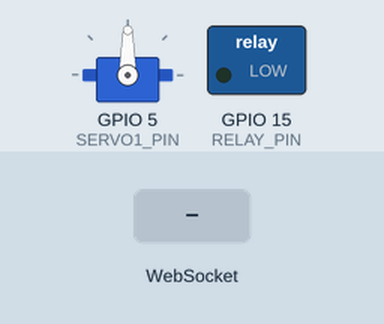
Recording of a sketch running on a simulated ESP32. Shown: servo, switched loads named in the sketch (green lamp = pin HIGH). The inputs (shaded band) are chosen by the test bench. WiFi joins after 1.5 s; servers stay silent unless stated; what the sketch prints to the serial monitor is not drawn.

Above: at 0.1 s.
At 3.2 s:
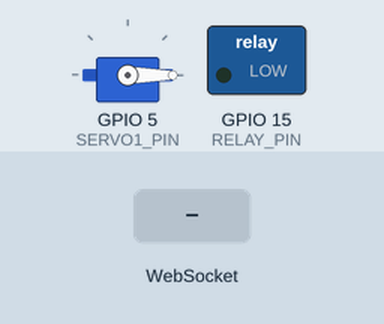
3.3 s: WebSocket text "1" received
Timing chart, 0 to 6.3 s (numbered marks = the images above; inputs shaded):
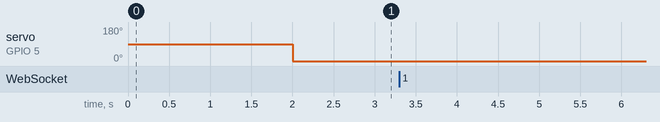

The sketch:

servoControl.ino
```cpp
#include <TB6612_ESP32.h>
#include <WiFi.h>
#include <AsyncTCP.h>
#include <ESPAsyncWebServer.h>
#include <Arduino_JSON.h>
#include <ESP32Servo.h>

#define AIN1 13 // ESP32 Pin D13 to TB6612FNG Pin AIN1
#define BIN1 12 // ESP32 Pin D12 to TB6612FNG Pin BIN1
#define AIN2 14 // ESP32 Pin D14 to TB6612FNG Pin AIN2
#define BIN2 27 // ESP32 Pin D27 to TB6612FNG Pin BIN2
#define PWMA 26 // ESP32 Pin D26 to TB6612FNG Pin PWMA
#define PWMB 25 // ESP32 Pin D25 to TB6612FNG Pin PWMB
#define STBY 33 // ESP32 Pin D33 to TB6612FNG Pin STBY

const char* ssid = "bot00001";
const char* password = "artcad2026";

#define RELAY_PIN 15

#define SERVO1_PIN 5
#define SERVO2_PIN 4
#define SERVO3_PIN 16
#define SERVO4_PIN 17
#define SERVO5_PIN 18

Servo servo1;
// Servo servo2;
// Servo servo3;
// Servo servo4;
// Servo bigServo;

int speed = 255;
int direction = 0;
int slider = 0;
int fire = 0;
int led = 0;

AsyncWebServer server(80);
AsyncWebSocket ws("/ws");

JSONVar readings;

const int offsetA = 1;
const int offsetB = 1;

Motor motor1 = Motor(AIN1, AIN2, PWMA, offsetA, STBY, 5000, 8, 5);
Motor motor2 = Motor(BIN1, BIN2, PWMB, offsetB, STBY, 5000, 8, 6);

const char index_html[] PROGMEM = R"rawliteral(
<!DOCTYPE HTML><html>
<meta name="viewport" content="width=device-width, initial-scale=1.0">

<style>
    body {height: 100vh;overflow: hidden;margin: 0;}
    .parent {
        display: grid;
        grid-template-columns: repeat(2, 1fr);
        grid-template-rows: repeat(2, 1fr);
        grid-column-gap: 0px;
        grid-row-gap: 0px;
        height: 100%;
        }

        .div1 { grid-area: 1 / 2 / 3 / 3; height: 100vh;}
        .div2 { grid-area: 1 / 1 / 2 / 2; padding: 0.5rem;}
        .div3 { grid-area: 2 / 1 / 3 / 2; }
        .parent-j {
        display: grid;
        grid-template-columns: repeat(3, 1fr);
        grid-template-rows: repeat(3, 1fr);
        grid-column-gap: 0px;
        grid-row-gap: 0px;
        height: 100%;
        /* justify-items: center;
        align-items: center; */
        }

        .div-u { grid-area: 1 / 2 / 2 / 3; border: 1px solid gray;padding:2rem 3rem; border-radius:100% 100% 0 0;/**display:flex;flex-wrap:nowrap;justify-content:center;align-items:center;**/}
        .div-l { grid-area: 2 / 1 / 3 / 2; border: 1px solid gray;padding:2.95rem 2.4rem; border-radius:100% 0 0 100%;}
        .div-d { grid-area: 3 / 2 / 4 / 3; border: 1px solid gray;padding:2rem 3rem; border-radius:0 0 100% 100%;}
        .div-r { grid-area: 2 / 3 / 3 / 4; border: 1px solid gray;padding:2.95rem 2.4rem; border-radius:0 100% 100% 0;}
        .div-s { grid-area: 2 / 2 / 3 / 3; border: 1px solid rgb(233, 80, 80);padding:3rem 2.3rem; }

        .circ-btn{border-radius:100%;border:1px solid red;width:180px;height:180px;background:none;}
        @media screen and (orientation: portrait) {
            .parent {
                display: grid;
                grid-template-columns: 1fr;
                grid-template-rows: repeat(3, 1fr);
                grid-column-gap: 0px;
                grid-row-gap: 0px;
                }

                .div1 { grid-area: 3 / 1 / 4 / 2; height: auto;}
                .div2 { grid-area: 2 / 1 / 3 / 2; }
                .div3 { grid-area: 1 / 1 / 2 / 2; }
        }
</style>
<div class="parent">
    <div class="div1">
        <div class="parent-j">
            <button class="div-u" id="btn-up">F</button>
            <button class="div-l" id="btn-lt">L</button>
            <button class="div-d" id="btn-dn">B</button>
            <button class="div-r" id="btn-rt">R</button>
            <button class="div-s" id="btn-sp">STOP</button>
        </div>
    </div>
    <div class="div3"><button class="circ-btn" id="btn-fire">LAUNCH</button><button class="circ-btn" id="btn-led">SERVO</button></div>
</div>

<script>
let gateway = `ws://${window.location.hostname}/ws`;

let fireBtn = document.querySelector("#btn-fire");
let ledBtn = document.querySelector("#btn-led");
let ledState = 0;
let fireState = 0;

let websocket;
window.addEventListener('load', onload);

function onload(event) {
    initWebSocket();
    initButtons();
}

function initButtons() {
  document.querySelector('#btn-up').addEventListener('touchstart', ()=>{ websocket.send(JSON.stringify({dir:11})) });
  document.querySelector('#btn-up').addEventListener('touchend', ()=>{ websocket.send(JSON.stringify({dir:12})) });

  document.querySelector('#btn-dn').addEventListener('touchstart', ()=>{ websocket.send(JSON.stringify({dir:21})) });
  document.querySelector('#btn-dn').addEventListener('touchend', ()=>{ websocket.send(JSON.stringify({dir:22})) });

  document.querySelector('#btn-lt').addEventListener('touchstart', ()=>{ websocket.send(JSON.stringify({dir:31})) });
  document.querySelector('#btn-lt').addEventListener('touchend', ()=>{ websocket.send(JSON.stringify({dir:32})) });

  document.querySelector('#btn-rt').addEventListener('touchstart', ()=>{ websocket.send(JSON.stringify({dir:41})) });
  document.querySelector('#btn-rt').addEventListener('touchend', ()=>{ websocket.send(JSON.stringify({dir:42})) });

  document.querySelector('#btn-led').addEventListener('click', ()=>{
    ledState = !ledState;
    toggleBg(ledBtn, ledState);
    websocket.send(JSON.stringify({led:ledState ? 1 : 0}));
  });

  document.querySelector('#btn-fire').addEventListener('click', ()=>{
    fireState = !fireState;
    toggleBg(fireBtn, fireState);
    websocket.send(JSON.stringify({fire:fireState ? 1 : 0}));
  });
}

function toggleBg(btn, state) {
    if (state) {
        btn.style.background = '#ff0000';
    }
    else {
        btn.style.background = '#ffffff';
    }
}

function initWebSocket() {
    console.log('Trying to open a WebSocket connection…');
    websocket = new WebSocket(gateway);
    websocket.onopen = onOpen;
    websocket.onclose = onClose;
    websocket.onmessage = onMessage;
}

function onOpen(event) {
    console.log('Connection opened');
    getReadings();
}

function onClose(event) {
    console.log('Connection closed');
    setTimeout(initWebSocket, 2000);
}

function getReadings(){
    websocket.send("getReadings");
}

function onMessage(event) {
    websocket.send("getReadings");
}</script>

)rawliteral";


String getSensorReadings(){
  readings["s"] = String(slider);
  String jsonString = JSON.stringify(readings);
  return jsonString;
}

void initWiFi() {
  WiFi.mode(WIFI_STA);
  WiFi.begin(ssid, password);
  Serial.print("Connecting to WiFi ..");
  while (WiFi.status() != WL_CONNECTED) {
    Serial.print('.');
    delay(1000);
  }
  Serial.println(WiFi.localIP());
}

void notifyClients(String sensorReadings) {
  ws.textAll(sensorReadings);
}

void handleWebSocketMessage(void *arg, uint8_t *data, size_t len) {
  AwsFrameInfo *info = (AwsFrameInfo*)arg;
  if (info->final && info->index == 0 && info->len == len && info->opcode == WS_TEXT) {

    JSONVar myObject = JSON.parse((const char*)data);
    if (myObject.hasOwnProperty("fire")) {
      fire = (int)myObject["fire"];
    }
    else if (myObject.hasOwnProperty("led")) {
      led = (int)myObject["led"];
    }
    else if (myObject.hasOwnProperty("dir")) {
      direction = (int)myObject["dir"];
      move(direction, speed);
    }

    String sensorReadings = getSensorReadings();
    notifyClients(sensorReadings);
  }
}

void move(int direction, int speed) {
  if (direction == 11) { // Forward
    forward(motor1, motor2, speed);
  }
  else if (direction == 12) { // Forward
    motor1.brake();
    motor2.brake();
  }
  else if (direction == 21) { // Backward
    back(motor1, motor2, speed);
  }
  else if (direction == 22) { // Backward
    motor1.brake();
    motor2.brake();
  }
  else if (direction == 31) { // Left
    motor1.drive(-255); // speed, optional duration
    motor2.drive(255);
  }
  else if (direction == 32) { // Left
    motor1.brake();
    motor2.brake();
  }
  else if (direction == 41) { // Right
    motor1.drive(255); // speed, optional duration
    motor2.drive(-255);
  }
  else if (direction == 42) { // Right
    motor1.brake();
    motor2.brake();
  }
}

void onEvent(AsyncWebSocket *server, AsyncWebSocketClient *client, AwsEventType type, void *arg, uint8_t *data, size_t len) {
  switch (type) {
    case WS_EVT_CONNECT:
      Serial.printf("WebSocket client #%u connected from %s\n", client->id(), client->remoteIP().toString().c_str());
      break;
    case WS_EVT_DISCONNECT:
      Serial.printf("WebSocket client #%u disconnected\n", client->id());
      break;
    case WS_EVT_DATA:
      handleWebSocketMessage(arg, data, len);
      break;
    case WS_EVT_PONG:
    case WS_EVT_ERROR:
      break;
  }
}

void initWebSocket() {
  ws.onEvent(onEvent);
  server.addHandler(&ws);
}

void setup()
{
  Serial.begin(115200);
  pinMode(RELAY_PIN, OUTPUT);

  servo1.attach(SERVO1_PIN);
  //servo2.attach(SERVO2_PIN);
  //servo3.attach(SERVO3_PIN);
  //servo4.attach(SERVO4_PIN);
  //bigServo.attach(SERVO5_PIN);

  servo1.write(90);
  // servo2.write(90);
  // servo3.write(90);
  // servo4.write(90);

  initWiFi();
  initWebSocket();
  server.on("/", HTTP_GET, [](AsyncWebServerRequest *request) {
    request->send_P(200, "text/html", index_html);
  });
  server.begin();
}

void loop()
{
  // при нажатии на кнопку SERVO на смартфоне
  if (led == 1) {
    servo1.write(180); // поворот сервы на 180 градусов
  }
  else {
    servo1.write(0); // поворот сервы на 0 градусов
  }

  if (fire == 1) {
    digitalWrite(RELAY_PIN, HIGH);
  }
  else {
    digitalWrite(RELAY_PIN, LOW);
  }
  //Serial.println(String(direction) + " " + String(slider) + " " + String(fire) + " " + String(led));
}
```

Measured:
- after the input at 3.3 s, every drawn part: stays the same
